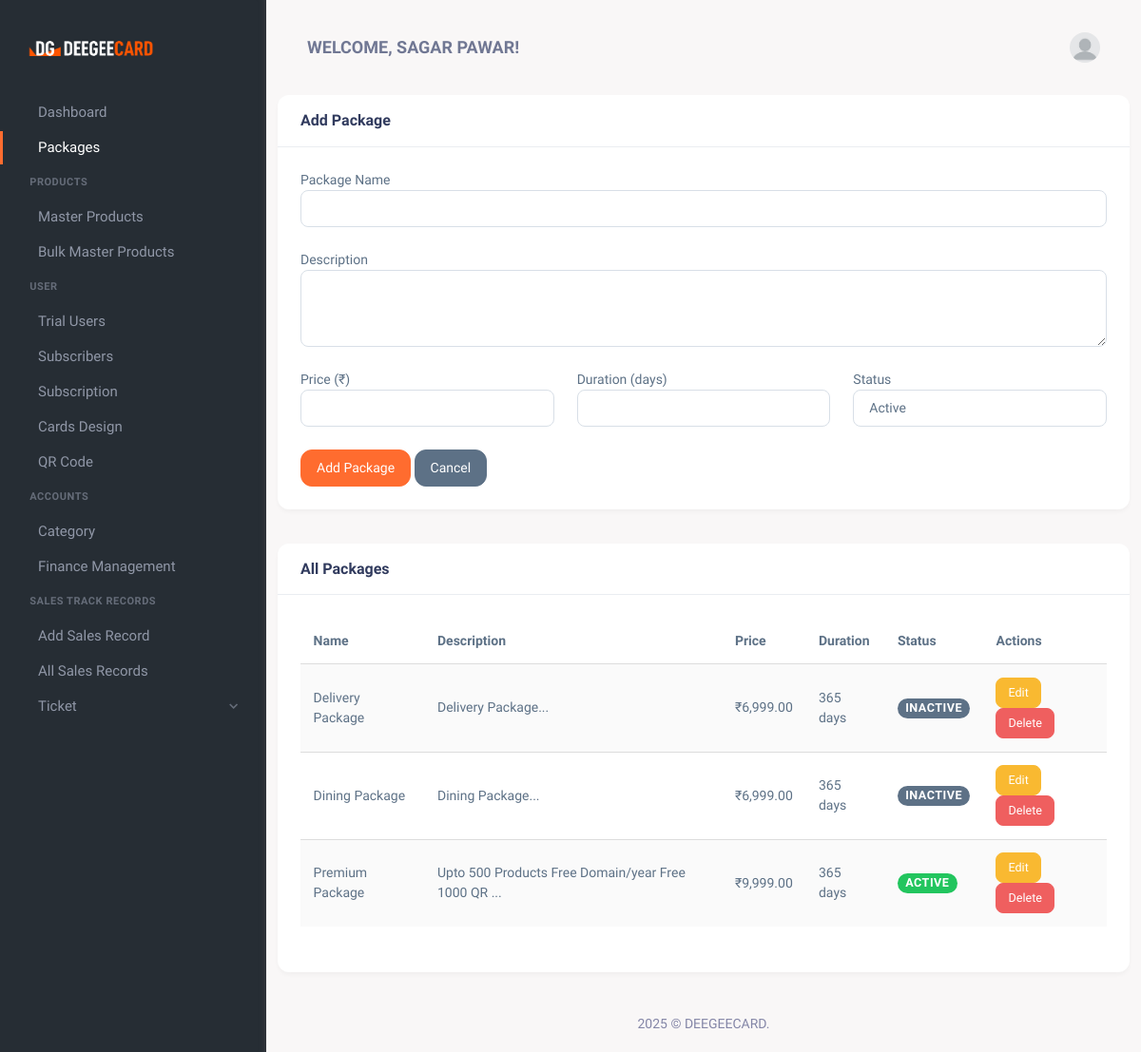
Page /packages.php (signed in) on the earlier database version.
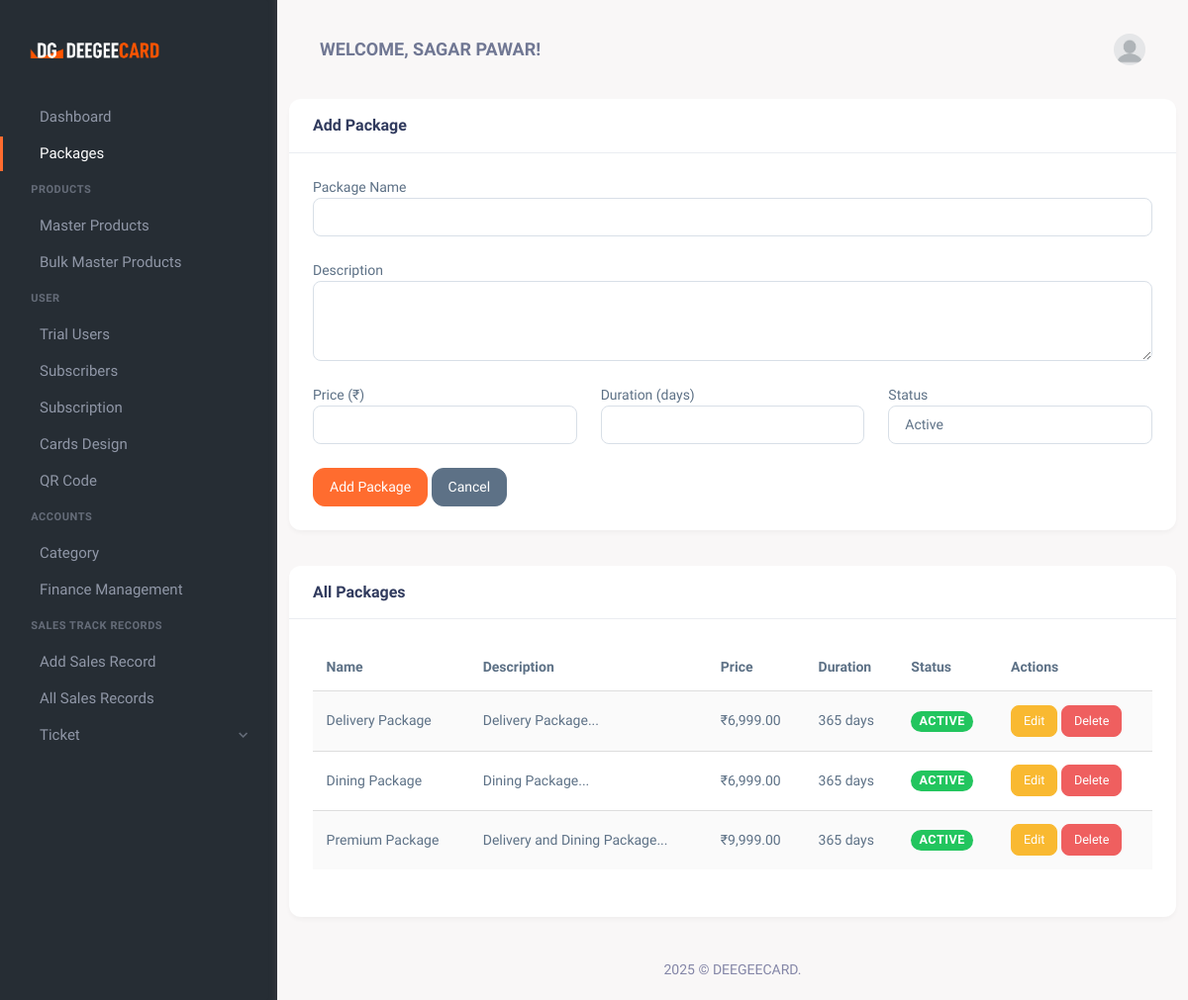
Same page on the later database version.
### tables this page shows
CREATE TABLE `users` (
  `id` int(11) NOT NULL,
  `Name` varchar(100) NOT NULL,
  `Email` varchar(100) NOT NULL,
  `Password` varchar(255) NOT NULL,
  `role` enum('admin','user','sales_person') NOT NULL DEFAULT 'user',
  `created_at` timestamp NOT NULL DEFAULT CURRENT_TIMESTAMP,
  `updated_at` timestamp NOT NULL DEFAULT CURRENT_TIMESTAMP ON UPDATE CURRENT_TIMESTAMP,
  `phone` varchar(15) NOT NULL,
  `address` text NOT NULL,
  `is_trial` tinyint(1) DEFAULT '0',
  `trial_start` datetime DEFAULT NULL,
  `trial_end` datetime DEFAULT NULL
);

CREATE TABLE `packages` (
  `id` int(11) NOT NULL,
  `name` varchar(255) NOT NULL,
  `description` text,
  `price` decimal(10,2) NOT NULL,
  `duration` int(11) DEFAULT NULL,
  `status` varchar(10) DEFAULT 'active',
  `created_at` timestamp NOT NULL DEFAULT CURRENT_TIMESTAMP,
  `updated_at` timestamp NOT NULL DEFAULT CURRENT_TIMESTAMP ON UPDATE CURRENT_TIMESTAMP,
  `is_featured` tinyint(1) DEFAULT '0',
  `is_active` tinyint(1) DEFAULT '1'
);

### packages.php (the view, shortened to what this page needs)
<?php
require 'db_connection.php';
$package = [
    'id' => '',
    'name' => '',
    'description' => '',
    'price' => '',
    'duration' => '',
    'status' => 'active'
];
$action = 'add';
$sql = "SELECT * FROM packages ORDER BY name";
$stmt = $conn->prepare($sql);
$stmt->execute();
$packages = $stmt->get_result()->fetch_all(MYSQLI_ASSOC);
$user_name = '';
$user_id = $_SESSION['user_id'];
$name_sql = "SELECT name FROM users WHERE id = ?";
$name_stmt = $conn->prepare($name_sql);
$name_stmt->bind_param("i", $user_id);
$name_stmt->execute();
$name_stmt->bind_result($user_name);
?>
<!DOCTYPE html>
<html lang="en">
<head>
    <link href="assets/css/vendor.min.css" rel="stylesheet" type="text/css" />
    <link href="assets/css/icons.min.css" rel="stylesheet" type="text/css" />
    <link href="assets/css/app.min.css" rel="stylesheet" type="text/css" />
    <link href="assets/css/style.css" rel="stylesheet" type="text/css" />
</head>
<body>
    <div class="wrapper">
        <?php include 'toolbar.php'; ?>
        <?php include 'admin_menu.php'; ?>
        <div class="page-content">
            <div class="container">
                <div class="row">
                    <div class="col-xl-12">
                        <div class="card">
                            <div class="card-header">
                                <h4 class="card-title"><?= ucfirst($action) ?> Package</h4>
                            </div>
                            <div class="card-body">
                                <form method="POST" action="packages.php">
                                    <div class="form-group mb-3">
                                        <label for="name">Package Name</label>
                                        <input type="text" class="form-control" id="name" name="name"
                                               value="<?= htmlspecialchars($package['name']) ?>" required>
                                    </div>
                                    <div class="form-group mb-3">
                                        <label for="description">Description</label>
                                        <textarea class="form-control" id="description" name="description"
                                                  rows="3" required><?= htmlspecialchars($package['description']) ?></textarea>
                                    </div>
                                    <div class="row">
                                        <div class="col-md-4">
                                            <div class="form-group mb-3">
                                                <label for="price">Price (₹)</label>
                                                <input type="number" class="form-control" id="price" name="price"
                                                       step="0.01" min="0.01" value="<?= $package['price'] ?>" required>
                                            </div>
                                        </div>
                                        <div class="col-md-4">
                                            <div class="form-group mb-3">
                                                <label for="duration">Duration (days)</label>
                                                <input type="number" class="form-control" id="duration" name="duration"
                                                       min="1" value="<?= $package['duration'] ?>" required>
                                            </div>
                                        </div>
                                        <div class="col-md-4">
                                            <div class="form-group mb-3">
                                                <label for="status">Status</label>
                                                <select class="form-control" id="status" name="status">
                                                    <option value="active" <?= $package['status'] === 'active' ? 'selected' : '' ?>>Active</option>
                                                </select>
                                            </div>
                                        </div>
                                    </div>
                                    <button type="submit" class="btn btn-primary">
                                        <?= $action === 'add' ? 'Add Package' : 'Update Package' ?>
                                    </button>
                                    <a href="packages.php" class="btn btn-secondary">Cancel</a>
                                </form>
                            </div>
                        </div>
                        <div class="card mt-4">
                            <div class="card-header">
                                <h4 class="card-title">All Packages</h4>
                            </div>
                            <div class="card-body">
                                <?php if (empty($packages)): ?>
                                    <p>No packages found.</p>
                                <?php else: ?>
                                    <div class="table-responsive">
                                        <table class="table table-striped">
                                            <thead>
                                                <tr>
                                                    <th>Name</th>
                                                    <th>Description</th>
                                                    <th>Price</th>
                                                    <th>Duration</th>
                                                    <th>Status</th>
                                                    <th>Actions</th>
                                                </tr>
                                            </thead>
                                            <tbody>
                                                <?php foreach ($packages as $pkg): ?>
                                                    <tr>
                                                        <td><?= htmlspecialchars($pkg['name']) ?></td>
                                                        <td><?= htmlspecialchars(substr($pkg['description'], 0, 50)) ?>...</td>
                                                        <td>₹<?= number_format($pkg['price'], 2) ?></td>
                                                        <td><?= $pkg['duration'] ?> days</td>
                                                        <td>
                                                            <span class="badge bg-<?= $pkg['status'] === 'active' ? 'success' : 'secondary' ?>">
                                                                <?= ucfirst($pkg['status']) ?>
                                                            </span>
                                                        </td>
                                                        <td>
                                                            <a href="packages.php?edit_id=<?= $pkg['id'] ?>" class="btn btn-sm btn-warning">Edit</a>
                                                            <a href="packages.php?delete_id=<?= $pkg['id'] ?>"
                                                               class="btn btn-sm btn-danger"
                                                               onclick="return confirm('Are you sure you want to delete this package?')">Delete</a>
                                                        </td>
                                                    </tr>
                                                <?php endforeach; ?>
                                            </tbody>
                                        </table>
                                    </div>
                                <?php endif; ?>
                            </div>
                        </div>
                    </div>
                </div>
            </div>
            <?php include 'footer.php'; ?>
        </div>
    </div>
</body>
</html>

### toolbar.php (shortened to what this page needs)
<header class="topbar">
     <div class="container-fluid">
          <div class="navbar-header">
               <div class="d-flex align-items-center">
                    <div class="topbar-item">
                         <h4 class="fw-bold topbar-button pe-none text-uppercase mb-0">Welcome,
                         <?php echo htmlspecialchars($user_name); ?>!</h4>
                    </div>
               </div>
               <div class="d-flex align-items-center gap-1">
                    <div class="topbar-item">
                         <button type="button" class="topbar-button" id="light-dark-mode">
                         </button>
                    </div>
                    <div class="dropdown topbar-item">
                         <a type="button" class="topbar-button" id="page-header-user-dropdown" data-bs-toggle="dropdown" aria-haspopup="true" aria-expanded="false">
                              <span class="d-flex align-items-center">
                                   <img class="rounded-circle" width="32" src="assets/images/users/dummy-avatar.jpg" alt="avatar-3">
                              </span>
                         </a>
                    </div>
               </div>
          </div>
     </div>
</header>

### admin_menu.php (shortened to what this page needs)
<div class="main-nav">
     <div class="logo-box">
          <a href="admin-dashboard.php" class="logo-light">
               <img src="assets/images/logo-light.png" class="logo-lg" alt="logo light">
          </a>
     </div>
     <button type="button" class="button-sm-hover" aria-label="Show Full Sidebar">
          <iconify-icon icon="solar:double-alt-arrow-right-bold-duotone" class="button-sm-hover-icon"></iconify-icon>
     </button>
     <div class="scrollbar" data-simplebar>
          <ul class="navbar-nav" id="navbar-nav">
               <li class="nav-item">
                    <a class="nav-link" href="admin-dashboard.php">
                         <span class="nav-text"> Dashboard </span>
                    </a>
               </li>
               <li class="nav-item">
                    <a class="nav-link" href="packages.php">
                         <span class="nav-text"> Packages </span>
                    </a>
               </li>
               <li class="menu-title">Products</li>
               <li class="nav-item">
                    <a class="nav-link" href="master_products.php">
                         <span class="nav-text"> Master Products </span>
                    </a>
               </li>
               <li class="nav-item">
                    <a class="nav-link" href="bulk_master_products.php">
                         <span class="nav-text"> Bulk Master Products </span>
                    </a>
               </li>
               <li class="menu-title">User</li>
               <li class="nav-item">
                    <a class="nav-link" href="list-of-trial-users.php">
                         <span class="nav-text"> Trial Users </span>
                    </a>
               </li>
               <li class="nav-item">
                    <a class="nav-link" href="list-of-subscribers.php">
                         <span class="nav-text"> Subscribers </span>
                    </a>
               </li>
               <li class="nav-item">
                    <a class="nav-link" href="subscription_payments.php">
                         <span class="nav-text"> Subscription </span>
                    </a>
               </li>
               <li class="nav-item">
                    <a class="nav-link" href="cards.php">
                         <span class="nav-text"> Cards Design</span>
                    </a>
               </li>
               <li class="nav-item">
                    <a class="nav-link" href="qr.php">
                         <span class="nav-text"> QR Code </span>
                    </a>
               </li>
               <li class="menu-title">Accounts</li>
               <li class="nav-item">
                    <a class="nav-link" href="ac_category.php">
                         <span class="nav-text"> Category </span>
                    </a>
               </li>
               <li class="nav-item">
                    <a class="nav-link" href="finance-management.php">
                         <span class="nav-text"> Finance Management </span>
                    </a>
               </li>
               <li class="menu-title">Sales Track Records</li>
               <li class="nav-item">
                    <a class="nav-link" href="add_sales_record.php">
                         <span class="nav-text"> Add Sales Record </span>
                    </a>
               </li>
               <li class="nav-item">
                    <a class="nav-link" href="view_sales_records.php">
                         <span class="nav-text"> All Sales Records </span>
                    </a>
               </li>
<li class="nav-item">
   <a class="nav-link menu-arrow" href="#ticket" data-bs-toggle="collapse" role="button" aria-expanded="false" aria-controls="ticket">
      <span class="nav-text"> Ticket </span>
   </a>
</li>
          </ul>
     </div>
</div>

### footer.php (shortened to what this page needs)
<footer class="footer">
   <div class="container-fluid">
       <div class="row">
           <div class="col-12 text-center">
               <script>document.write(new Date().getFullYear())</script> &copy; DEEGEECARD.
           </div>
       </div>
   </div>
</footer>

### assets/css/style.css (style rules this page uses)
.table-responsive { overflow-x: auto; }
.table th, .table td { vertical-align: middle; }
.role-badge, .badge { display: inline-block; padding: 0.35em 0.65em; font-size: 0.75rem; font-weight: 600; line-height: 1; text-align: center; white-space: nowrap; vertical-align: baseline; border-radius: 50rem; text-transform: uppercase; letter-spacing: 0.5px; transition: all 0.2s ease; }
.table th { white-space: nowrap; }
table { width: 100%; border-collapse: collapse; }
th, td { padding: 8px; text-align: left; border-bottom: 1px solid #ddd; }
th { background-color: #f2f2f2; position: sticky; top: 0; }
.badge { font-size: 0.9em; }

Differences in the rows shown:
changed packages "Delivery Package": status "INACTIVE" → "ACTIVE"
changed packages "Dining Package": status "INACTIVE" → "ACTIVE"
changed packages "Premium Package": description "Upto 500 Products Free Domain/year Free 1000 QR" → "Delivery and Dining Package"
